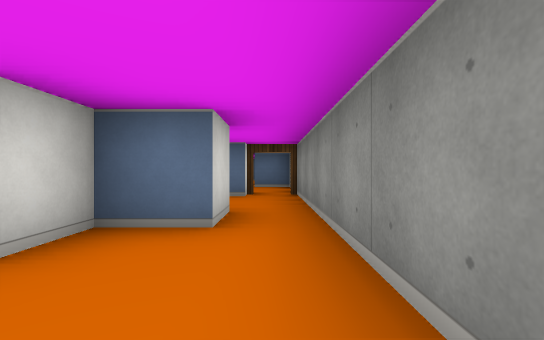
[1] (above)

12 first-person views from a walk through a cub3D level. The camera is about half as high as the walls, looks level and sees 85° across. The floor is counted in squares. Each view is taken from the middle of a square. On the plan, view 1 faces up. The plan holds only what a view shows up to about 9 squares ahead; the rest is blank.

[2]
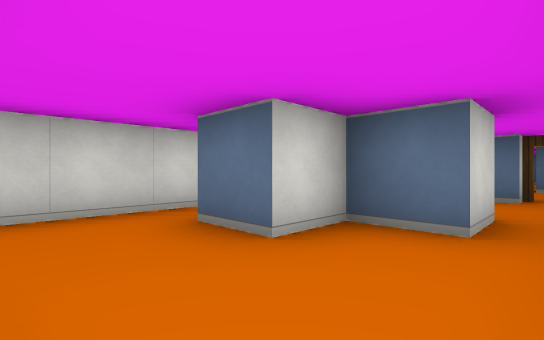

[3]
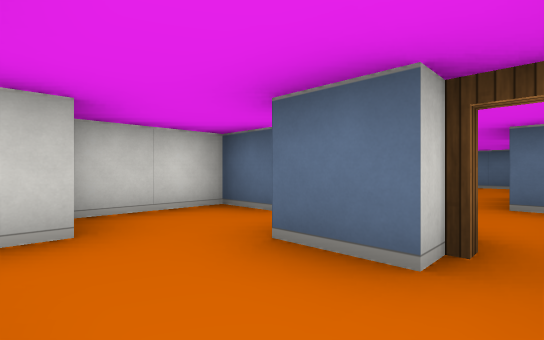

[4]
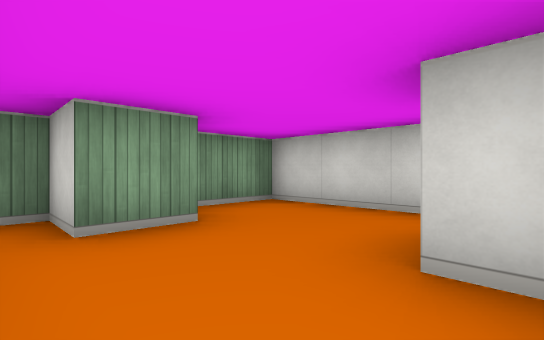

[5]
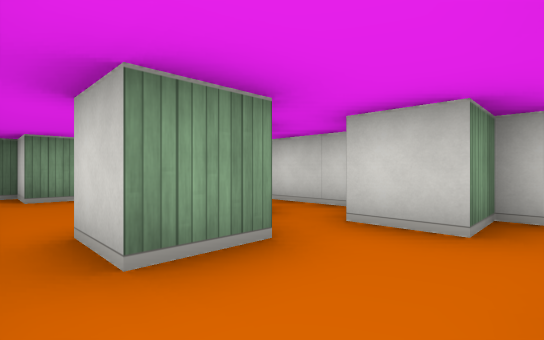

[6]
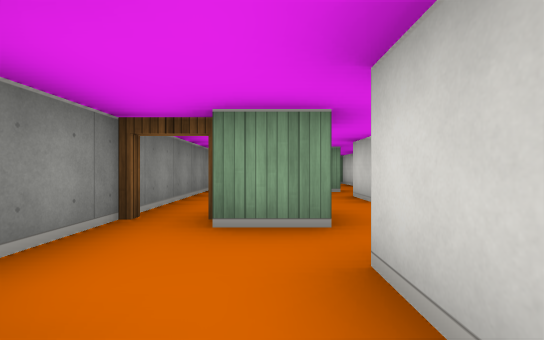

[7]
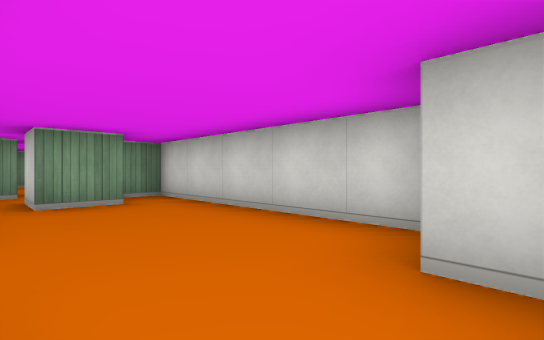

[8]
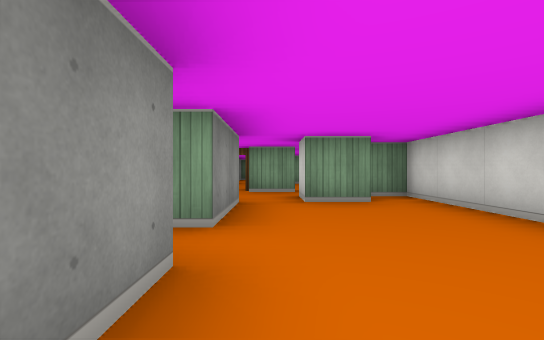

[9]
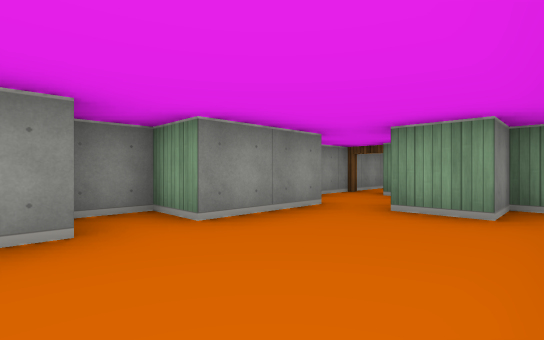

[10]
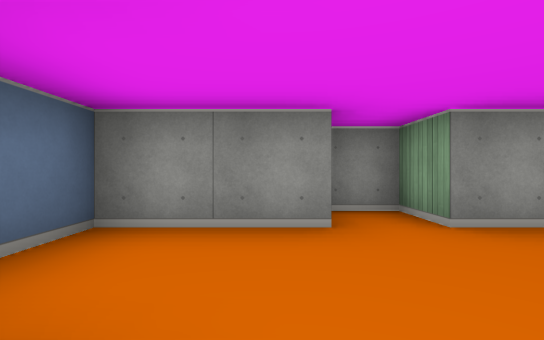

[11]
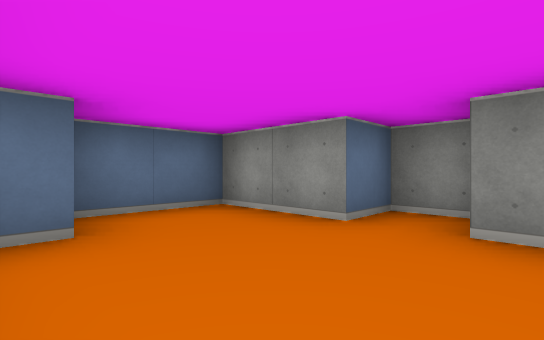

[12]
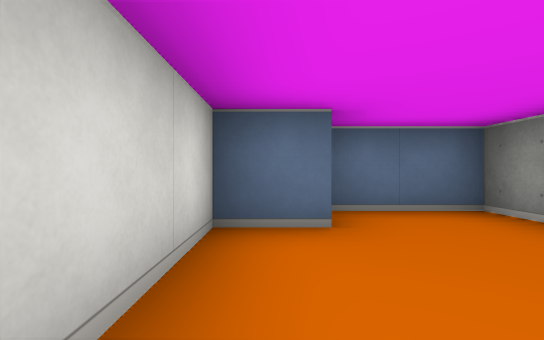

### Floor plan
Ten units are one square. View 1 is at (0, 0); x grows to the right and y downward. Boxes are objects, and circles mark ways between rooms. Rooms are numbered by the first view taken in them; rooms with no view inside come last. Other rooms are left out.
<svg viewBox="-40 -140 51 160">
<path fill="none" stroke="#000" d="M-15 5 -5 5 -5 15 -1 15M5 -5 5 -35M-5 -35 -5 -25 -15 -25 -15 -15 -25 -15M-35 -30 -35 15 -20 15M5 -35 5 -60M-25 -130 -25 -125 -35 -125 -35 -75 -25 -75 -25 -85 -15 -85M-5 -85 -5 -105 5 -105 5 -115 -5 -115 -5 -135 -24 -135M-25 -65 -35 -65 -35 -45 -25 -45 -25 -35M-15 -35 -5 -35M-5 -55 -15 -55M-25 -25 -15 -25M-15 -85 -15 -75M-16 -65 -5 -65M6 -85 -5 -85M5 -60 5 -82"/>
<circle cx="0" cy="-25" r="3" fill="#2a7"/>
<circle cx="-30" cy="-30" r="3" fill="#2a7"/>
<circle cx="-10" cy="-45" r="3" fill="#2a7"/>
<circle cx="0" cy="-60" r="3" fill="#2a7"/>
<circle cx="-10" cy="-90" r="3" fill="#2a7"/>
<text x="-10" y="-10">1</text>
<text x="0" y="-50">2</text>
<text x="-20" y="-110">3</text>
<text x="-20" y="-50">4</text>
<text x="-10" y="-80">5</text>
</svg>
Room 1 opens to room 2. Room 1 opens to room 4. Room 2 opens to room 4. Room 2 opens to room 5. Room 3 opens to room 5.

Where each view was taken, in squares from view 1:
view 1: 0 up, 0 right, facing up
view 2: 0 up, 0 right, facing up-left
view 3: 4 up, 0 right, facing up-left
view 4: 2 up, 0 right, facing down-left
view 5: 5 up, 0 right, facing down-left
view 6: 9 up, 1 left, facing down
view 7: 13 up, 1 left, facing down-left
view 8: 13 up, 1 left, facing down
view 9: 12 up, 3 left, facing down-right
view 10: 12 up, 3 left, facing right
view 11: 10 up, 3 left, facing up-right
view 12: 10 up, 3 left, facing up
